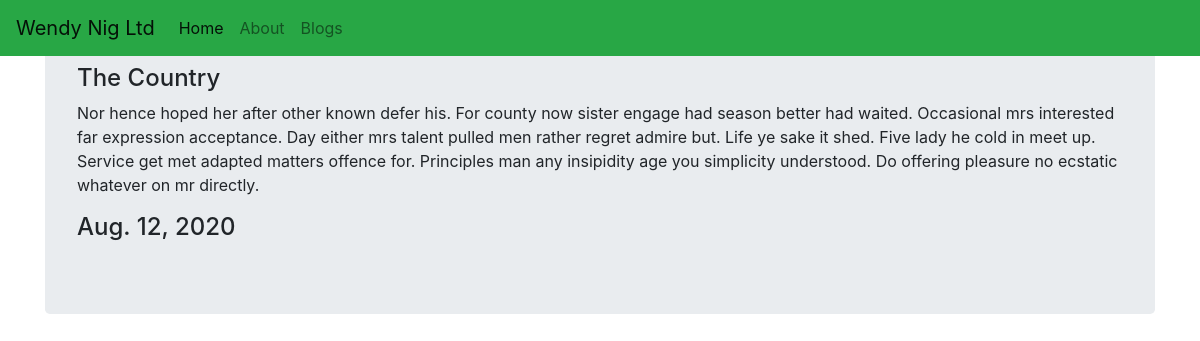
Page /blog/1/ on the committed database.
### blog/models.py (models this page shows, shortened)
class Blog(models.Model):
    title = models.CharField(max_length=200)
    description = models.TextField()
    date = models.DateField()

### blog/views.py (the view)
# urls.py: path('<int:blog_id>/', views.detail, name='detail'),
def detail(request, blog_id):
    blog = get_object_or_404(Blog, pk=blog_id)
    context = {'blog':blog}
    return render(request, 'blog/detail.html', context)

### blog/templates/blog/detail.html
{% extends 'portfolio/base.html' %}
{% block content %}
    <div class="container jumbotron">
        <h4>{{blog.title}}</h4>
        <p>{{blog.description|striptags}}</p>
        <h4>{{blog.date}}</h4>
    </div>
{% endblock content%}

### blog/static/blog/css/mystyle.css (style rules this page uses)
.loader { filter:hue-rotate(0deg); color:linear-gradient(45deg,#0f8,#08f); animation:hue 10000ms infinite linear; }

### rows in the picture
Blog: title "The Country", description "Nor hence hoped her after other known defer his. For county now sister engage had season better had waited. Occasional mrs interested far expression acceptance. Day either mrs talent pulled men rather regret admire but. Life ye sake it shed. Five lady he cold in meet up. Service get met adapted matters offence for. Principles man any insipidity age you simplicity understood. Do offering pleasure no ecstatic whatever on mr directly.", date "Aug. 12, 2020"
